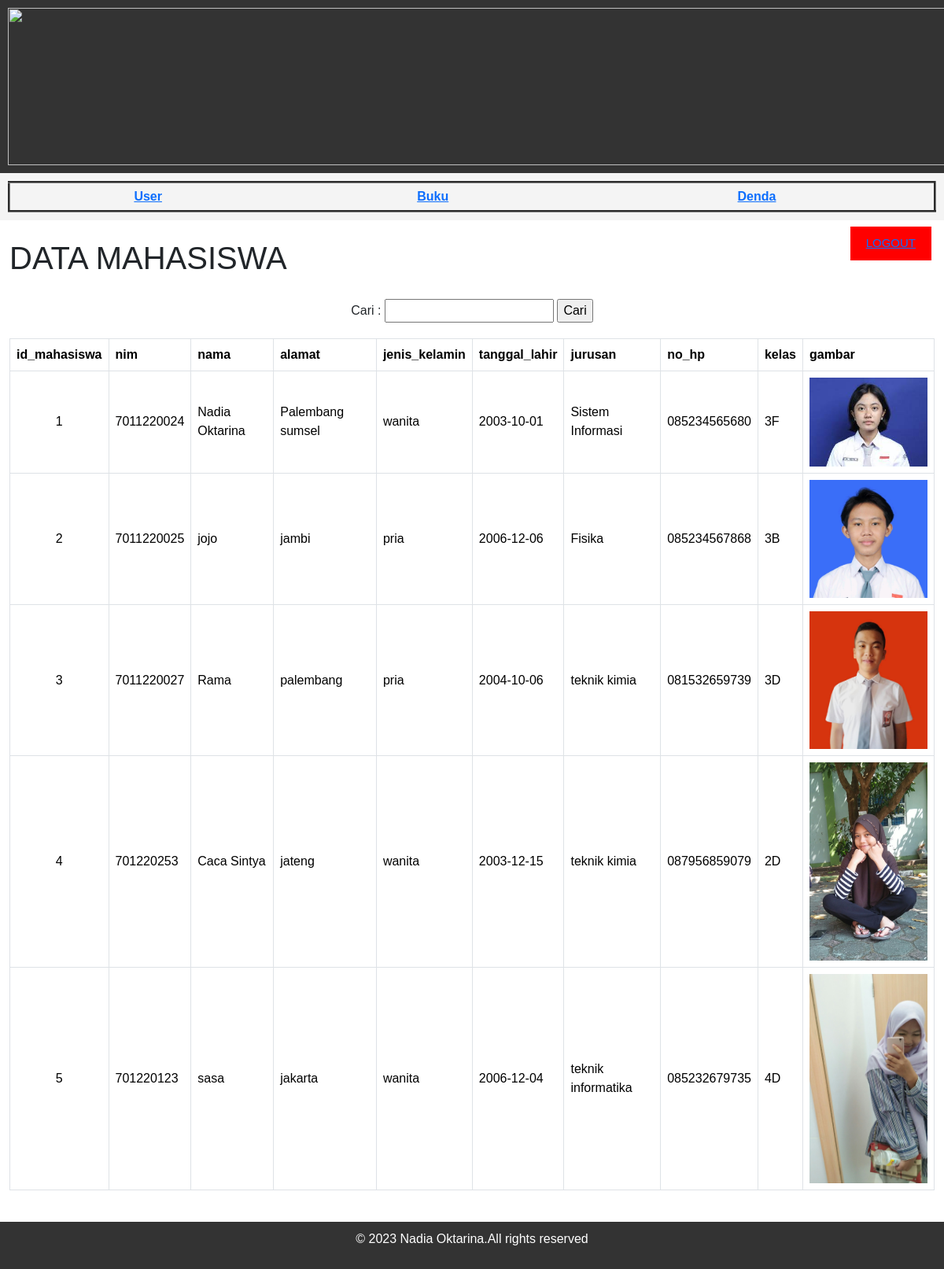
/daftaruser.php, run on the app's committed database.
### tables this page shows
CREATE TABLE `mahasiswa` (
  `id_mahasiswa` int(11) NOT NULL,
  `nim` varchar(25) NOT NULL,
  `nama` varchar(50) NOT NULL,
  `alamat` varchar(100) NOT NULL,
  `jenis_kelamin` enum('pria','wanita') NOT NULL,
  `tanggal_lahir` date NOT NULL,
  `jurusan` varchar(100) NOT NULL,
  `no_hp` varchar(25) NOT NULL,
  `kelas` varchar(255) DEFAULT NULL,
  `gambar` varchar(50) NOT NULL
);

### daftaruser.php (the view, shortened to what this page needs)
<?php
  include 'koneksi2.php';
?>
<!DOCTYPE html>
<html lang="en">
<head>
    <link href="css/bootstrap.min.css" rel="stylesheet">
    <link rel="stylesheet" href="fontawesome/css/font-awesome.min.css">
</head>
<body>
    <header>
        <img src="img/slide5.jpg" style="width: 1200px; height: 200px;">
    </header>
    <nav>
<table border="3" width="100%" cellpadding="5">
<tr>
<th><a href="daftaruser.php"> User</a></th>
<th><a href="buku2.php"> Buku</a></th>
<th><a href="denda2.php"> Denda</a></th>
</tr>
</table>
    </nav>
<div class="container-fluid">
      <h1 class="mt-4">DATA MAHASISWA</h1>
    <section>
    <form action="" method="get">
    <center><label>Cari :</label>
  <input type="text" name="cari">
  <input type="submit" value="Cari">
?></center>
    </section>
      <div class="table-responsive">
        <table class="table align-middle table-bordered table-hover">
          <thead>
            <tr>
              <th>id_mahasiswa</th>
              <th>nim</th>
              <th>nama</th>
              <th>alamat</th>
              <th>jenis_kelamin</th>
              <th>tanggal_lahir</th>
              <th>jurusan</th>
              <th>no_hp</th>
              <th>kelas</th>
              <th>gambar</th>
            </tr>
          </thead>
          <tbody>
            <?php
  if(isset($_GET['cari'])){
    $cari = $_GET['cari'];
    $data = mysqli_query($conn,"select * from mahasiswa where nama like '%".$cari."%'");
  }else{
    $data = mysqli_query($conn,"select * from mahasiswa");
  }
  $no = 1;
  while($d = mysqli_fetch_array($data)){
  ?>
            <tr>
              <td><center>
                <?php echo $no++?>
              </center></td>
              <td>
                <?php echo $d['nim'];?>
              </td>
              <td>
                <?php echo $d['nama'];?>
              </td>
              <td>
                <?php echo $d['alamat'];?>
              </td>
              <td>
                <?php echo $d['jenis_kelamin'];?>
              </td>
              <td>
                <?php echo $d['tanggal_lahir'];?>
              </td>
              <td>
                <?php echo $d['jurusan'];?>
              </td>
              <td>
                <?php echo $d['no_hp'];?>
              </td>
              <td>
                <?php echo $d['kelas'];?>
              </td>
              <td>
                <img src="img/<?php echo $d['gambar']; ?>" style="width: 150px;">
              </td>
            </tr>
            <?php
              }
              ?>
          </tbody>
          </table>
      </div>
      </div>
    <div class="logout">
    <a href="logout.php">LOGOUT</a>
    </div>
    <br/>
    <footer>
        <p>&copy; 2023 Nadia Oktarina.All rights reserved</p>
    </footer>
</body>
</html>

### daftaruser.php (style rules this page uses)
body { font-family: Arial, sans-serif; margin: 0; padding: 0; }
header { background-color: #333; color: #fff; padding: 10px; text-align: center; }
nav { background-color: #f4f4f4; padding: 10px; text-align: center; }
section { padding: 20px; text-align: center; }
footer { background-color: #333; color: #fff; padding: 10px; text-align: center; }
.logout { background-color: red; color: white; border: none; padding: 10px 20px; margin : 280px auto; cursor: pointer; text-decoration: none; position: absolute; top: 8px; right: 16px; font-size: 15px; }

### data on the page
mahasiswa: nim "7011220024", nama "Nadia Oktarina", alamat "Palembang sumsel", jenis_kelamin "wanita", tanggal_lahir "2003-10-01", jurusan "Sistem Informasi", no_hp "085234565680", kelas "3F", gambar (picture)
mahasiswa: nim "7011220025", nama "jojo", alamat "jambi", jenis_kelamin "pria", tanggal_lahir "2006-12-06", jurusan "Fisika", no_hp "085234567868", kelas "3B", gambar (picture)
mahasiswa: nim "7011220027", nama "Rama", alamat "palembang", jenis_kelamin "pria", tanggal_lahir "2004-10-06", jurusan "teknik kimia", no_hp "081532659739", kelas "3D", gambar (picture)
mahasiswa: nim "701220253", nama "Caca Sintya", alamat "jateng", jenis_kelamin "wanita", tanggal_lahir "2003-12-15", jurusan "teknik kimia", no_hp "087956859079", kelas "2D", gambar (picture)
mahasiswa: nim "701220123", nama "sasa", alamat "jakarta", jenis_kelamin "wanita", tanggal_lahir "2006-12-04", jurusan "teknik informatika", no_hp "085232679735", kelas "4D", gambar (picture)
